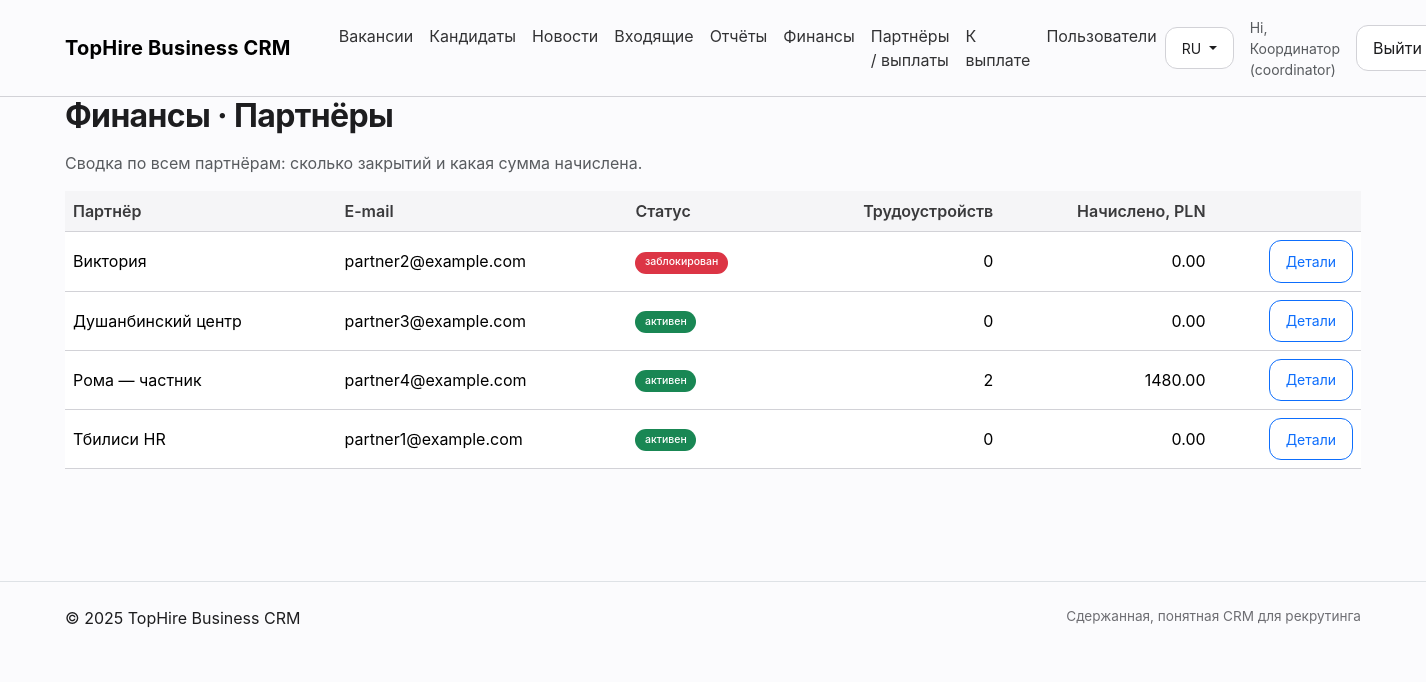
Page /finance/partners (signed in) on the committed database.
### models.py (models this page shows)
class Base(DeclarativeBase):
    pass

class User(Base):
    __tablename__ = "users"
    id: Mapped[int] = mapped_column(primary_key=True)
    name: Mapped[str] = mapped_column(String(180))
    email: Mapped[str] = mapped_column(String(255), unique=True, index=True)
    password_hash: Mapped[str] = mapped_column(String(255))
    role: Mapped[str] = mapped_column(String(32))  # coordinator|recruiter|partner
    is_active: Mapped[bool] = mapped_column(Boolean, default=True)
    note: Mapped[str] = mapped_column(Text, default="")
    is_blocked: Mapped[bool] = mapped_column(Boolean, default=False)
    bank_account: Mapped[str] = mapped_column(String(255), default="")
    bank_name: Mapped[str] = mapped_column(String(255), default="")
    company_name: Mapped[str] = mapped_column(String(255), default="")
    tax_id: Mapped[str] = mapped_column(String(100), default="")
    address: Mapped[str] = mapped_column(Text, default="")
    payout_note: Mapped[str] = mapped_column(Text, default="")
    created_at: Mapped[datetime] = mapped_column(DateTime, default=datetime.utcnow)

### app.py (the view)
@app.route("/finance/partners")
@login_required
@roles_required("coordinator", "finance")
def finance_partners():
    partners = (
        db.session.query(User)
        .filter(User.role == "partner")
        .order_by(User.name.asc())
        .all()
    )
    rows = db.session.execute(
        text(
            """
            SELECT c.submitter_id AS pid,
                   COUNT(p.id) AS starts,
                   COALESCE(SUM(
                     CASE
                       WHEN p.partner_commission IS NOT NULL AND p.partner_commission > 0 THEN p.partner_commission
                       WHEN j.partner_fee_amount IS NOT NULL AND j.partner_fee_amount > 0 THEN j.partner_fee_amount * COALESCE(j.promo_multiplier, 1)
                       ELSE 0 END
                   ), 0) AS total
            FROM placements p
            JOIN candidates c ON c.id = p.candidate_id
            JOIN jobs j ON j.id = p.job_id
            GROUP BY c.submitter_id
            """
        )
    ).mappings().all()
    stat_map = {row["pid"]: row for row in rows}
    return render_template("finance_partners.html", partners=partners, stat_map=stat_map)

### app.py (called while the page is built)
@app.context_processor
def inject_brand():
    lang = session.get("lang", "ru")
    return {"BRAND": BRAND, "current_lang": lang}

@app.before_request
def load_user():
    g.user = None
    uid = session.get("uid")
    if uid:
        g.user = db.session.get(User, uid)
    g.inbox_count = 0
    g.news_unread_count = 0
    if g.user and g.user.role in ("recruiter","coordinator"):
        g.inbox_count = db.session.query(func.count(Candidate.id)).filter(Candidate.status=="Подан").scalar() or 0
    if g.user:
        g.news_unread_count = (
            db.session.query(func.count(News.id))
            .outerjoin(NewsRead, (NewsRead.news_id == News.id) & (NewsRead.user_id == g.user.id))
            .filter(News.is_published == True, NewsRead.id.is_(None))
            .scalar()
            or 0
        )

def login_required(f):
    from functools import wraps
    @wraps(f)
    def wrapper(*a, **kw):
        if not g.user:
            return redirect(url_for("login"))
        return f(*a, **kw)
    return wrapper

def roles_required(*roles):
    from functools import wraps
    def deco(f):
        @wraps(f)
        def wrapper(*a, **kw):
            if not g.user or g.user.role not in roles:
                abort(403)
            return f(*a, **kw)
        return wrapper
    return deco

### templates/finance_partners.html
{% extends "layout.html" %}
{% block content %}
<h1 class="hero-title mb-3">Финансы · Партнёры</h1>
<p class="text-muted">Сводка по всем партнёрам: сколько закрытий и какая сумма начислена.</p>
<table class="table table-hover align-middle">
  <thead>
    <tr>
      <th>Партнёр</th>
      <th>E-mail</th>
      <th>Статус</th>
      <th class="text-end">Трудоустройств</th>
      <th class="text-end">Начислено, PLN</th>
      <th></th>
    </tr>
  </thead>
  <tbody>
    {% for p in partners %}
    {% set stat = stat_map.get(p.id) %}
    <tr>
      <td>{{ p.name }}</td>
      <td>{{ p.email }}</td>
      <td class="small">
        {% if p.is_blocked %}
          <span class="badge bg-danger">заблокирован</span>
        {% else %}
          <span class="badge bg-success">активен</span>
        {% endif %}
      </td>
      <td class="text-end">{{ stat.starts if stat else 0 }}</td>
      <td class="text-end">
        {% if stat %}
          {{ '%.2f'|format(stat.total) }}
        {% else %}
          0.00
        {% endif %}
      </td>
      <td class="text-end">
        <a href="{{ url_for('finance_partner_view', pid=p.id) }}" class="btn btn-sm btn-outline-primary">Детали</a>
      </td>
    </tr>
    {% endfor %}
  </tbody>
</table>
{% endblock %}

### templates/layout.html (shortened to what this page needs)
<!doctype html>
<html lang="{{ current_lang or 'ru' }}">
<head>
  <link href="https://cdn.jsdelivr.net/npm/bootstrap@5.3.3/dist/css/bootstrap.min.css" rel="stylesheet">
  <link href="{{ url_for('static', filename='css/tophire.css') }}" rel="stylesheet">
</head>
<body>
<nav class="navbar navbar-expand-lg py-3">
  <div class="container">
    <a class="navbar-brand brand" href="{{ url_for('index') }}">{{ BRAND }}</a>
    {% if g.user %}
    <div class="collapse navbar-collapse" id="nav">
      <ul class="navbar-nav ms-4 me-auto">
        <li class="nav-item"><a class="nav-link" href="{{ url_for('jobs') }}">{{ "Вакансії" if current_lang=="uk" else "Вакансии" }}</a></li>
        <li class="nav-item"><a class="nav-link" href="{{ url_for('candidates') }}">{{ "Кандидати" if current_lang=="uk" else "Кандидаты" }}</a></li>
        <li class="nav-item">
          <a class="nav-link" href="{{ url_for('news_list') }}">
            {{ "Новини" if current_lang=="uk" else "Новости" }}
          </a>
        </li>
        {% if g.user.role in ['recruiter','coordinator'] %}
          <li class="nav-item">
            <a class="nav-link" href="{{ url_for('inbox') }}">
              {{ "Вхідні" if current_lang=="uk" else "Входящие" }}
            </a>
          </li>
          <li class="nav-item"><a class="nav-link" href="{{ url_for('reports') }}">{{ "Звіти" if current_lang=="uk" else "Отчёты" }}</a></li>
        {% endif %}
        {% if g.user.role in ['finance','coordinator'] %}
          <li class="nav-item"><a class="nav-link" href="{{ url_for('finance_dashboard') }}">{{ "Фінанси" if current_lang=="uk" else "Финансы" }}</a></li>
          <li class="nav-item"><a class="nav-link" href="{{ url_for('finance_partners') }}">{{ "Партнери / виплати" if current_lang=="uk" else "Партнёры / выплаты" }}</a></li>
          <li class="nav-item"><a class="nav-link" href="{{ url_for('finance_payments') }}">К выплате</a></li>
        {% endif %}
        {% if g.user.role == 'coordinator' %}
          <li class="nav-item"><a class="nav-link" href="{{ url_for('admin_users') }}">{{ "Користувачі" if current_lang=="uk" else "Пользователи" }}</a></li>
        {% endif %}
      </ul>
      <div class="d-flex align-items-center gap-3">
        <div class="dropdown">
          <button class="btn btn-sm btn-outline-secondary dropdown-toggle" type="button" data-bs-toggle="dropdown">
            {{ "UA" if current_lang=="uk" else "RU" }}
          </button>
        </div>
        <span class="text-muted small d-inline-flex align-items-center gap-2">
          <span>{{ "Привіт" if current_lang=="uk" else "Hi" }}, {{ g.user.name }} ({{ g.user.role }})</span>
        </span>
        <a class="btn btn-outline-secondary" href="{{ url_for('logout') }}">{{ "Вийти" if current_lang=="uk" else "Выйти" }}</a>
      </div>
    </div>
    {% endif %}
  </div>
</nav>
<main class="container pb-5">
  {% block content %}{% endblock %}
</main>
<footer class="py-4 mt-5 border-top">
  <div class="container d-flex justify-content-between">
    <span>© {{ 2025 }} {{ BRAND }}</span>
    <span class="small-note">{{ "Стримана, зрозуміла CRM для рекрутингу" if current_lang=="uk" else "Сдержанная, понятная CRM для рекрутинга" }}</span>
  </div>
</footer>
</body></html>

### static/css/tophire.css (style rules this page uses)
:root { --bg:#fbfbfd; --card:#ffffff; --text:#1d1d1f; --muted:#6e6e73; --blue:#0071e3; --line:#d2d2d7; --shadow: 0 8px 24px rgba(0,0,0,.06); --radius: 18px; }
html,body { background:var(--bg); color:var(--text); font-family:-apple-system, BlinkMacSystemFont, 'Segoe UI', Roboto, 'Helvetica Neue', Arial }
.navbar { background:transparent; border-bottom:1px solid var(--line); }
.nav-link { color:var(--text)!important; opacity:.9 }
.btn { border-radius:12px; padding:.6rem 1rem }
.btn-outline-secondary { border-color:var(--line); color:var(--text); background:#fff }
.badge { border-radius:999px; font-weight:500; padding:.35rem .6rem }
.table { color:var(--text) }
.table thead th { background:#f5f5f7; border-bottom:1px solid var(--line); font-weight:600; color:#3a3a3c }
.table tbody tr { border-bottom:1px solid var(--line) }
.hero-title { font-size:2rem; font-weight:700; letter-spacing:-.02em }
.small-note { color:var(--muted); font-size:.85rem }
.brand { font-weight:700; letter-spacing:.2px }

### rows in the picture
User: user.name "Координатор", user.role "coordinator"
User: name "Виктория", email "partner2@example.com", is_blocked "заблокирован", starts "0", shows "0.00"
User: name "Душанбинский центр", email "partner3@example.com", shows "активен", is_blocked "0", shows "0.00"
User: name "Рома — частник", email "partner4@example.com", is_blocked "активен", starts "2", total "1480.00"
User: name "Тбилиси HR", email "partner1@example.com", shows "активен", is_blocked "0", shows "0.00"

### other values in the picture
{{ BRAND }} "TopHire Business CRM"
{{ "Вакансії" if current_lang=="uk" else "Вакансии" }} "Вакансии"
{{ "Кандидати" if current_lang=="uk" else "Кандидаты" }} "Кандидаты"
{{ "Новини" if current_lang=="uk" else "Новости" }} "Новости"
{{ "Вхідні" if current_lang=="uk" else "Входящие" }} "Входящие"
{{ "Звіти" if current_lang=="uk" else "Отчёты" }} "Отчёты"
{{ "Фінанси" if current_lang=="uk" else "Финансы" }} "Финансы"
{{ "Партнери / виплати" if current_lang=="uk" else "Партнёры / выплаты" }} "Партнёры / выплаты"
{{ "Користувачі" if current_lang=="uk" else "Пользователи" }} "Пользователи"
{{ "UA" if current_lang=="uk" else "RU" }} "RU"
{{ "Привіт" if current_lang=="uk" else "Hi" }} "Hi"
{{ "Вийти" if current_lang=="uk" else "Выйти" }} "Выйти"
{{ 2025 }} "2025"
